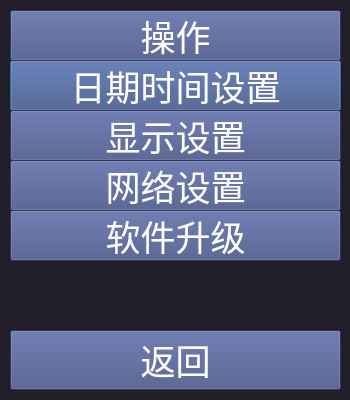
<?xml version="1.0" encoding="UTF-8"?>
<ui version="4.0">
 <class>machineSetting</class>
 <widget class="QDialog" name="machineSetting">
  <property name="geometry">
   <rect>
    <x>0</x>
    <y>0</y>
    <width>350</width>
    <height>400</height>
   </rect>
  </property>
  <property name="sizePolicy">
   <sizepolicy hsizetype="Preferred" vsizetype="Fixed">
    <horstretch>0</horstretch>
    <verstretch>0</verstretch>
   </sizepolicy>
  </property>
  <property name="windowTitle">
   <string>设备设置</string>
  </property>
  <property name="styleSheet">
   <string notr="true">background-color: rgb(32, 30, 41);
color: rgb(255, 255, 255);</string>
  </property>
  <widget class="QPushButton" name="timeDateSettingBtn">
   <property name="geometry">
    <rect>
     <x>10</x>
     <y>60</y>
     <width>331</width>
     <height>51</height>
    </rect>
   </property>
   <property name="font">
    <font>
     <pointsize>26</pointsize>
     <weight>50</weight>
     <italic>false</italic>
     <bold>false</bold>
    </font>
   </property>
   <property name="focusPolicy">
    <enum>Qt::ClickFocus</enum>
   </property>
   <property name="styleSheet">
    <string notr="true">background-color: rgb(66, 79, 131);</string>
   </property>
   <property name="text">
    <string>日期时间设置</string>
   </property>
  </widget>
  <widget class="QPushButton" name="updateBtn">
   <property name="geometry">
    <rect>
     <x>10</x>
     <y>210</y>
     <width>331</width>
     <height>51</height>
    </rect>
   </property>
   <property name="font">
    <font>
     <pointsize>26</pointsize>
     <weight>50</weight>
     <italic>false</italic>
     <bold>false</bold>
    </font>
   </property>
   <property name="focusPolicy">
    <enum>Qt::ClickFocus</enum>
   </property>
   <property name="styleSheet">
    <string notr="true">background-color: rgb(66, 79, 131);</string>
   </property>
   <property name="text">
    <string>软件升级</string>
   </property>
  </widget>
  <widget class="QPushButton" name="returnBtn">
   <property name="geometry">
    <rect>
     <x>10</x>
     <y>330</y>
     <width>331</width>
     <height>60</height>
    </rect>
   </property>
   <property name="font">
    <font>
     <pointsize>26</pointsize>
     <weight>50</weight>
     <italic>false</italic>
     <bold>false</bold>
    </font>
   </property>
   <property name="focusPolicy">
    <enum>Qt::ClickFocus</enum>
   </property>
   <property name="styleSheet">
    <string notr="true">background-color: rgb(66, 79, 131);</string>
   </property>
   <property name="text">
    <string>返回</string>
   </property>
  </widget>
  <widget class="QPushButton" name="operateBtn">
   <property name="geometry">
    <rect>
     <x>10</x>
     <y>10</y>
     <width>331</width>
     <height>51</height>
    </rect>
   </property>
   <property name="font">
    <font>
     <pointsize>26</pointsize>
     <weight>50</weight>
     <italic>false</italic>
     <bold>false</bold>
    </font>
   </property>
   <property name="focusPolicy">
    <enum>Qt::ClickFocus</enum>
   </property>
   <property name="styleSheet">
    <string notr="true">background-color: rgb(66, 79, 131);</string>
   </property>
   <property name="text">
    <string>操作</string>
   </property>
  </widget>
  <widget class="QPushButton" name="networkBtn">
   <property name="geometry">
    <rect>
     <x>10</x>
     <y>160</y>
     <width>331</width>
     <height>51</height>
    </rect>
   </property>
   <property name="font">
    <font>
     <pointsize>26</pointsize>
     <weight>50</weight>
     <italic>false</italic>
     <bold>false</bold>
    </font>
   </property>
   <property name="focusPolicy">
    <enum>Qt::ClickFocus</enum>
   </property>
   <property name="styleSheet">
    <string notr="true">background-color: rgb(66, 79, 131);</string>
   </property>
   <property name="text">
    <string>网络设置</string>
   </property>
  </widget>
  <widget class="QPushButton" name="displayBtn">
   <property name="geometry">
    <rect>
     <x>10</x>
     <y>110</y>
     <width>331</width>
     <height>51</height>
    </rect>
   </property>
   <property name="font">
    <font>
     <pointsize>26</pointsize>
     <weight>50</weight>
     <italic>false</italic>
     <bold>false</bold>
    </font>
   </property>
   <property name="focusPolicy">
    <enum>Qt::ClickFocus</enum>
   </property>
   <property name="styleSheet">
    <string notr="true">background-color: rgb(66, 79, 131);</string>
   </property>
   <property name="text">
    <string>显示设置</string>
   </property>
  </widget>
 </widget>
 <resources/>
 <connections>
  <connection>
   <sender>returnBtn</sender>
   <signal>clicked()</signal>
   <receiver>machineSetting</receiver>
   <slot>accept()</slot>
   <hints>
    <hint type="sourcelabel">
     <x>175</x>
     <y>409</y>
    </hint>
    <hint type="destinationlabel">
     <x>173</x>
     <y>222</y>
    </hint>
   </hints>
  </connection>
 </connections>
</ui>
